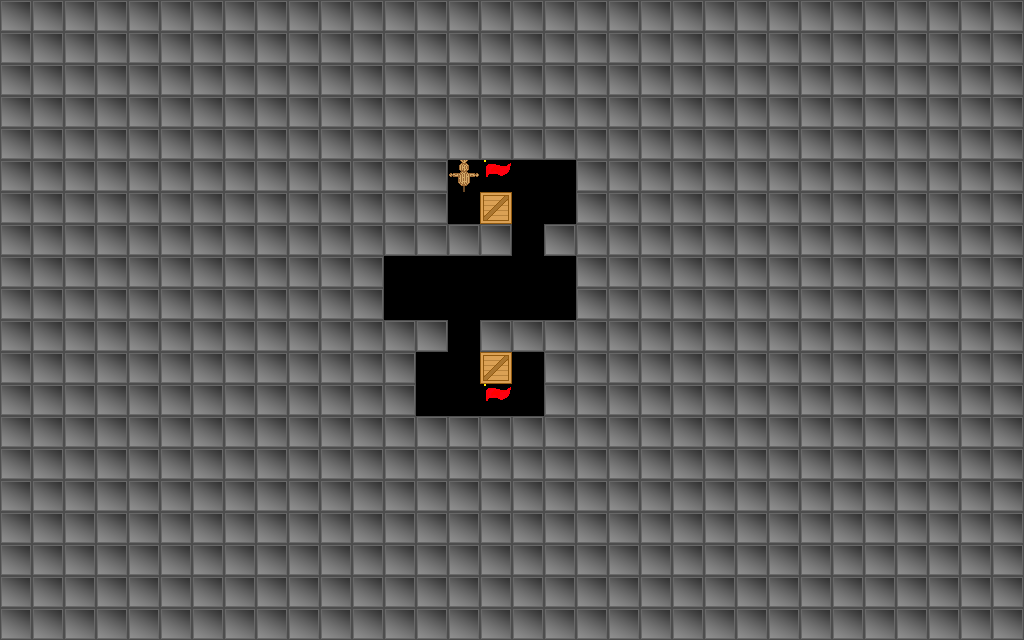

This is a level from a 2D game, rendered from its Tiled map with the project's own tilesets. A one-line summary and the complete map file follow:
An orthogonal 32x20 tile map with 32x32 px tiles, 1 tile layer (タイル・レイヤー 1).

<map version="1.2" tiledversion="1.3.4" orientation="orthogonal" renderorder="right-down" width="32" height="20" tilewidth="32" tileheight="32" infinite="0" nextlayerid="2" nextobjectid="1">
 <editorsettings>
  <export target="../Sokoban/Resources/Map/Stage4.csv" format="csv" />
 </editorsettings>
 <tileset firstgid="1" source="../Sokoban/Resources/Image/MapChip.tsx" />
 <layer id="1" name="タイル・レイヤー 1" width="32" height="20">
  <data encoding="csv">
1,1,1,1,1,1,1,1,1,1,1,1,1,1,1,1,1,1,1,1,1,1,1,1,1,1,1,1,1,1,1,1,
1,1,1,1,1,1,1,1,1,1,1,1,1,1,1,1,1,1,1,1,1,1,1,1,1,1,1,1,1,1,1,1,
1,1,1,1,1,1,1,1,1,1,1,1,1,1,1,1,1,1,1,1,1,1,1,1,1,1,1,1,1,1,1,1,
1,1,1,1,1,1,1,1,1,1,1,1,1,1,1,1,1,1,1,1,1,1,1,1,1,1,1,1,1,1,1,1,
1,1,1,1,1,1,1,1,1,1,1,1,1,1,1,1,1,1,1,1,1,1,1,1,1,1,1,1,1,1,1,1,
1,1,1,1,1,1,1,1,1,1,1,1,1,1,4,2,0,0,1,1,1,1,1,1,1,1,1,1,1,1,1,1,
1,1,1,1,1,1,1,1,1,1,1,1,1,1,0,3,0,0,1,1,1,1,1,1,1,1,1,1,1,1,1,1,
1,1,1,1,1,1,1,1,1,1,1,1,1,1,1,1,0,1,1,1,1,1,1,1,1,1,1,1,1,1,1,1,
1,1,1,1,1,1,1,1,1,1,1,1,0,0,0,0,0,0,1,1,1,1,1,1,1,1,1,1,1,1,1,1,
1,1,1,1,1,1,1,1,1,1,1,1,0,0,0,0,0,0,1,1,1,1,1,1,1,1,1,1,1,1,1,1,
1,1,1,1,1,1,1,1,1,1,1,1,1,1,0,1,1,1,1,1,1,1,1,1,1,1,1,1,1,1,1,1,
1,1,1,1,1,1,1,1,1,1,1,1,1,0,0,3,0,1,1,1,1,1,1,1,1,1,1,1,1,1,1,1,
1,1,1,1,1,1,1,1,1,1,1,1,1,0,0,2,0,1,1,1,1,1,1,1,1,1,1,1,1,1,1,1,
1,1,1,1,1,1,1,1,1,1,1,1,1,1,1,1,1,1,1,1,1,1,1,1,1,1,1,1,1,1,1,1,
1,1,1,1,1,1,1,1,1,1,1,1,1,1,1,1,1,1,1,1,1,1,1,1,1,1,1,1,1,1,1,1,
1,1,1,1,1,1,1,1,1,1,1,1,1,1,1,1,1,1,1,1,1,1,1,1,1,1,1,1,1,1,1,1,
1,1,1,1,1,1,1,1,1,1,1,1,1,1,1,1,1,1,1,1,1,1,1,1,1,1,1,1,1,1,1,1,
1,1,1,1,1,1,1,1,1,1,1,1,1,1,1,1,1,1,1,1,1,1,1,1,1,1,1,1,1,1,1,1,
1,1,1,1,1,1,1,1,1,1,1,1,1,1,1,1,1,1,1,1,1,1,1,1,1,1,1,1,1,1,1,1,
1,1,1,1,1,1,1,1,1,1,1,1,1,1,1,1,1,1,1,1,1,1,1,1,1,1,1,1,1,1,1,1
</data>
 </layer>
</map>
